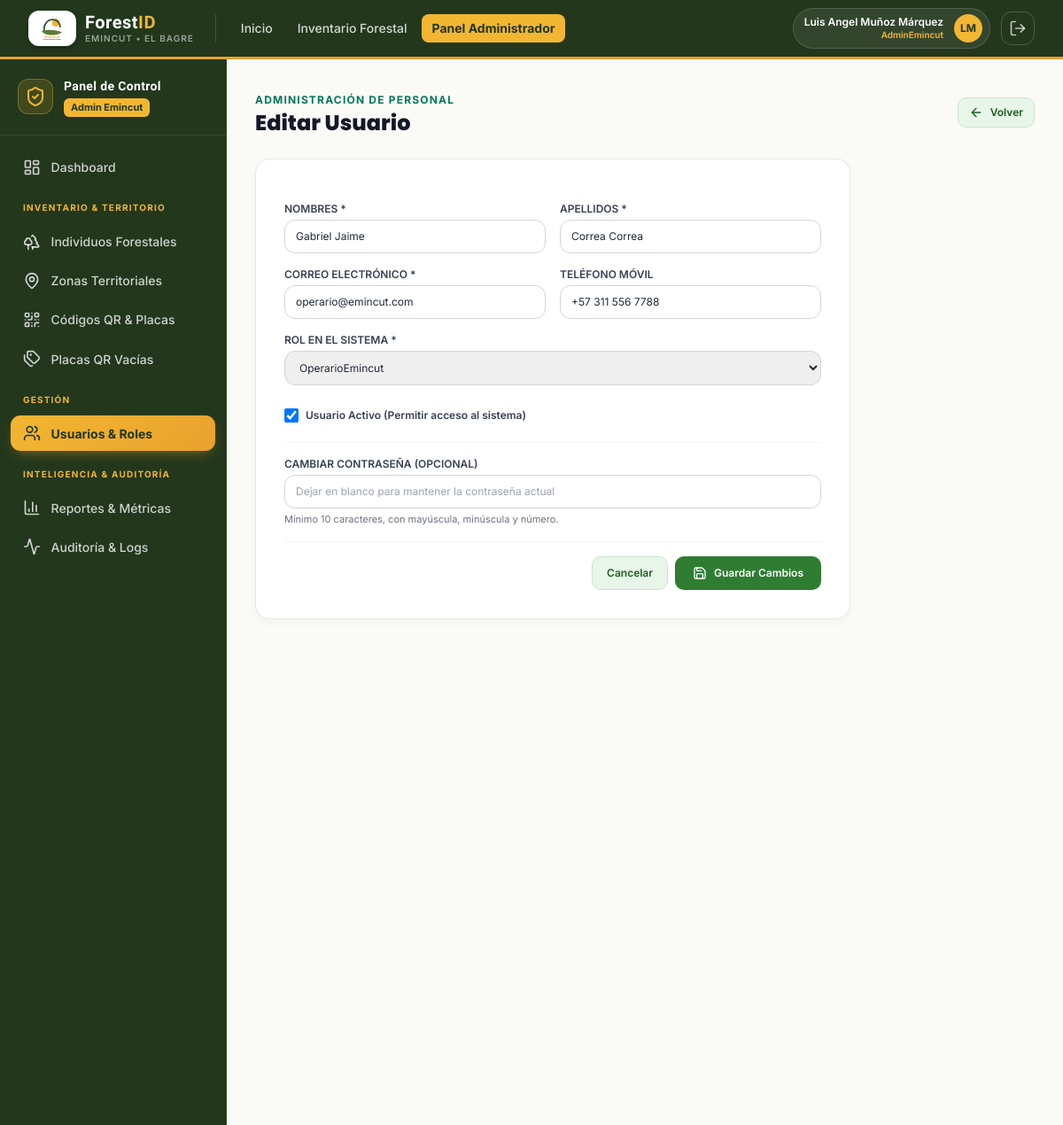
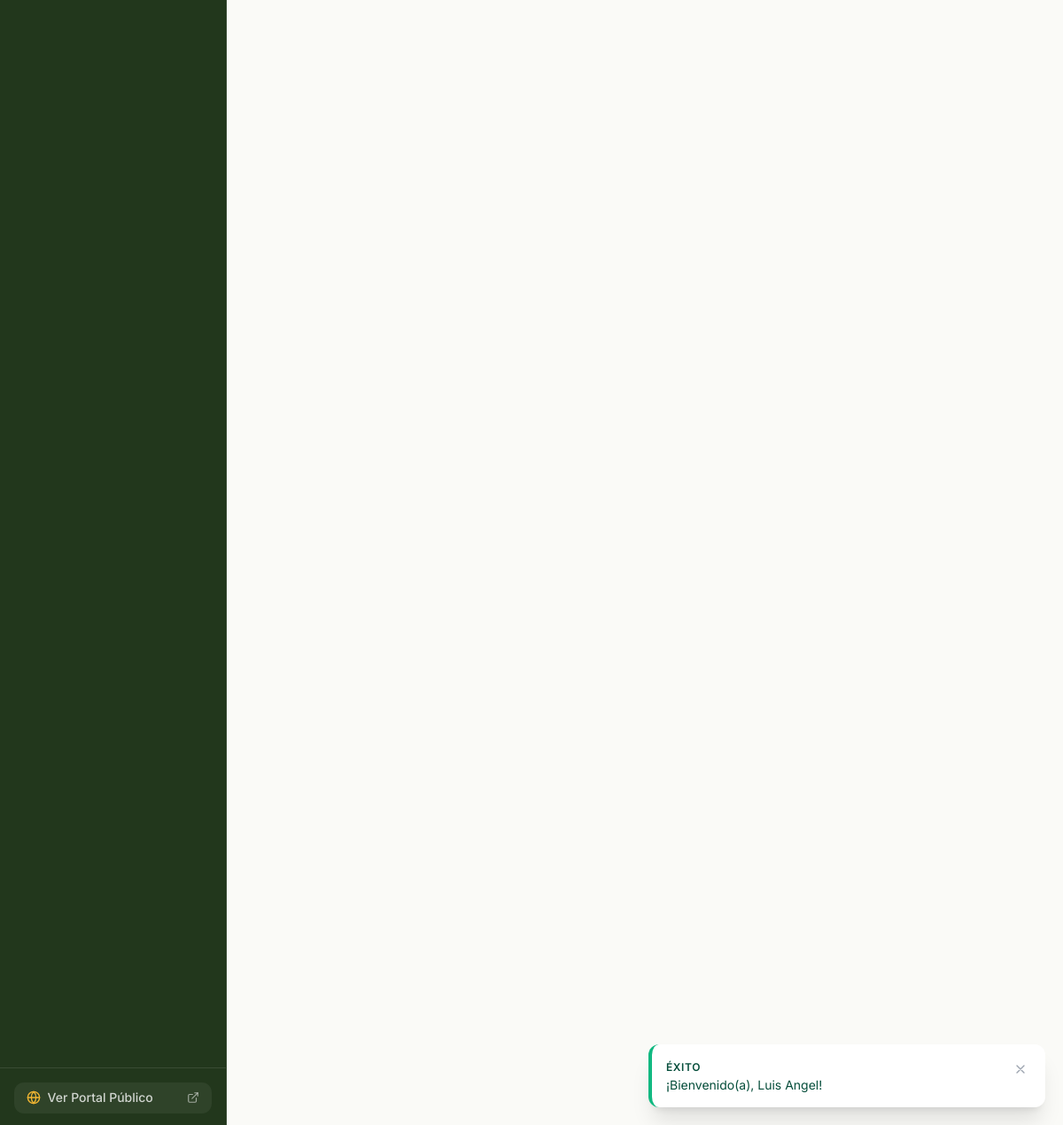
/admin/usuarios/editar.php?id=33333333-3333-3333-3333-333333333302 (signed in), run on the app's committed database (2 pictures, top to bottom).
### tables this page shows
CREATE TABLE `roles` (
    `id_rol` CHAR(36) NOT NULL DEFAULT (UUID()),
    `nombre_rol` VARCHAR(50) NOT NULL UNIQUE,
    `descripcion` VARCHAR(255) NULL,
    `fecha_creacion` DATETIME NOT NULL DEFAULT CURRENT_TIMESTAMP,
    PRIMARY KEY (`id_rol`)
);

CREATE TABLE `usuarios` (
    `id_usuario` CHAR(36) NOT NULL DEFAULT (UUID()),
    `id_rol` CHAR(36) NOT NULL,
    `nombres` VARCHAR(100) NOT NULL,
    `apellidos` VARCHAR(100) NOT NULL,
    `correo` VARCHAR(150) NOT NULL UNIQUE,
    `password_hash` VARCHAR(255) NOT NULL,
    `telefono` VARCHAR(20) NULL,
    `estado` TINYINT(1) NOT NULL DEFAULT 1 COMMENT '1: Activo, 0: Inactivo',
    `ultimo_acceso` DATETIME NULL,
    `fecha_creacion` DATETIME NOT NULL DEFAULT CURRENT_TIMESTAMP,
    PRIMARY KEY (`id_usuario`),
    CONSTRAINT `fk_usuarios_roles` FOREIGN KEY (`id_rol`) REFERENCES `roles` (`id_rol`) ON UPDATE CASCADE ON DELETE RESTRICT,
    INDEX `idx_usuarios_correo` (`correo`),
    INDEX `idx_usuarios_rol` (`id_rol`)
);

### includes/auth_check.php (called while the page is built, shortened)
<?php
require_once __DIR__ . '/funciones.php';
function esta_autenticado(): bool {
    $ahora  = time();
    $ultima = (int)($_SESSION['ultima_actividad'] ?? $ahora);
    return true;
}
function obtener_usuario_actual(): ?array {
    return $_SESSION['usuario'] ?? null;
}
function obtener_rol_actual(): ?string {
    return $_SESSION['usuario']['nombre_rol'] ?? null;
}
function es_admin(): bool {
    return obtener_rol_actual() === 'AdminEmincut';
}

### admin/usuarios/editar.php (the view, shortened to what this page needs)
<?php
require_once __DIR__ . '/../../includes/funciones.php';
require_once __DIR__ . '/../../includes/auth_check.php';
$id = $_GET['id'] ?? '';
$pdo = getDBConnection();
$stmt = $pdo->prepare("SELECT * FROM `usuarios` WHERE `id_usuario` = :id");
$stmt->execute([':id' => $id]);
$usuario = $stmt->fetch();
$roles = $pdo->query("SELECT id_rol, nombre_rol, descripcion FROM `roles` ORDER BY nombre_rol ASC")->fetchAll();
require_once __DIR__ . '/../../includes/header.php';
require_once __DIR__ . '/../../includes/navbar.php';
?>
<div class="flex-1 flex flex-col md:flex-row">
    <?php require_once __DIR__ . '/../../includes/sidebar_admin.php'; ?>
    <main class="flex-1 p-6 sm:p-8 space-y-6 overflow-y-auto">
        <div class="flex items-center justify-between">
            <div>
                <span class="text-xs font-bold text-emerald-700 uppercase tracking-widest">Administración de Personal</span>
                <h1 class="font-heading font-extrabold text-2xl text-gray-900">Editar Usuario</h1>
            </div>
            <a href="<?= BASE_URL ?>admin/usuarios/index.php" class="btn-forest-secondary text-xs py-2 px-3">
                <i data-lucide="arrow-left" class="w-4 h-4"></i> Volver
            </a>
        </div>
        <div class="forest-card p-6 sm:p-8 max-w-2xl">
            <form method="POST" action="editar.php?id=<?= urlencode($id) ?>" class="space-y-4">
                <div class="grid grid-cols-1 sm:grid-cols-2 gap-4">
                    <div>
                        <label for="nombres" class="block text-xs font-semibold text-gray-700 uppercase mb-1">Nombres *</label>
                        <input type="text" name="nombres" id="nombres" required value="<?= htmlspecialchars($usuario['nombres']) ?>" class="w-full py-2.5 px-3 border border-gray-300 rounded-xl text-xs focus:ring-2 focus:ring-emerald-600 outline-none">
                    </div>
                    <div>
                        <label for="apellidos" class="block text-xs font-semibold text-gray-700 uppercase mb-1">Apellidos *</label>
                        <input type="text" name="apellidos" id="apellidos" required value="<?= htmlspecialchars($usuario['apellidos']) ?>" class="w-full py-2.5 px-3 border border-gray-300 rounded-xl text-xs focus:ring-2 focus:ring-emerald-600 outline-none">
                    </div>
                </div>
                <div class="grid grid-cols-1 sm:grid-cols-2 gap-4">
                    <div>
                        <label for="correo" class="block text-xs font-semibold text-gray-700 uppercase mb-1">Correo Electrónico *</label>
                        <input type="email" name="correo" id="correo" required value="<?= htmlspecialchars($usuario['correo']) ?>" class="w-full py-2.5 px-3 border border-gray-300 rounded-xl text-xs focus:ring-2 focus:ring-emerald-600 outline-none">
                    </div>
                    <div>
                        <label for="telefono" class="block text-xs font-semibold text-gray-700 uppercase mb-1">Teléfono Móvil</label>
                        <input type="text" name="telefono" id="telefono" value="<?= htmlspecialchars($usuario['telefono'] ?? '') ?>" class="w-full py-2.5 px-3 border border-gray-300 rounded-xl text-xs focus:ring-2 focus:ring-emerald-600 outline-none">
                    </div>
                </div>
                <div>
                    <label for="id_rol" class="block text-xs font-semibold text-gray-700 uppercase mb-1">Rol en el Sistema *</label>
                    <select name="id_rol" id="id_rol" required class="w-full py-2.5 px-3 border border-gray-300 rounded-xl text-xs focus:ring-2 focus:ring-emerald-600 outline-none">
                        <?php foreach ($roles as $r): ?>
                            <option value="<?= $r['id_rol'] ?>" <?= ($usuario['id_rol'] === $r['id_rol']) ? 'selected' : '' ?>>
                                <?= htmlspecialchars($r['nombre_rol']) ?>
                            </option>
                        <?php endforeach; ?>
                    </select>
                </div>
                <div class="pt-2">
                    <label class="inline-flex items-center gap-2 cursor-pointer">
                        <input type="checkbox" name="estado" value="1" <?= ($usuario['estado'] == 1) ? 'checked' : '' ?> class="rounded text-emerald-600 focus:ring-emerald-500 w-4 h-4">
                        <span class="text-xs font-semibold text-gray-700">Usuario Activo (Permitir acceso al sistema)</span>
                    </label>
                </div>
                <div class="pt-4 border-t border-gray-100 space-y-1">
                    <label for="password_nueva" class="block text-xs font-semibold text-gray-700 uppercase">Cambiar Contraseña (Opcional)</label>
                    <input type="password" name="password_nueva" id="password_nueva" minlength="10" placeholder="Dejar en blanco para mantener la contraseña actual" class="w-full py-2.5 px-3 border border-gray-300 rounded-xl text-xs focus:ring-2 focus:ring-emerald-600 outline-none">
                    <p class="text-[11px] mt-1.5 text-gray-500">Mínimo 10 caracteres, con mayúscula, minúscula y número.</p>
                </div>
                <div class="pt-4 border-t border-gray-100 flex justify-end gap-2">
                    <a href="<?= BASE_URL ?>admin/usuarios/index.php" class="btn-forest-secondary text-xs py-2.5 px-4">Cancelar</a>
                    <button type="submit" class="btn-forest-primary text-xs py-2.5 px-5">
                        <i data-lucide="save" class="w-4 h-4"></i> Guardar Cambios
                    </button>
                </div>
            </form>
        </div>
    </main>
</div>
<?php require_once __DIR__ . '/../../includes/footer.php'; ?>

### includes/navbar.php (shortened to what this page needs)
<?php
require_once __DIR__ . '/auth_check.php';
$usuario_actual = obtener_usuario_actual();
$es_autenticado = esta_autenticado();
?>
<header class="emi-navbar sticky top-0 z-40">
    <div class="max-w-7xl mx-auto px-4 sm:px-6 lg:px-8">
        <div class="flex justify-between h-16 items-center">
            <div class="flex items-center gap-6">
                <a href="<?= BASE_URL ?>" class="flex items-center gap-2.5 group">
                    <span class="bg-white rounded-xl p-1.5 shadow-md shadow-black/20 group-hover:scale-105 transition-transform block w-[54px] h-[40px] flex items-center justify-center">
                        <img src="<?= BASE_URL ?>assets/img/logo_emincut_oficial.svg" alt="Emincut" class="w-full h-full object-contain">
                    </span>
                    <div class="flex flex-col">
                        <span class="emi-display font-bold text-xl tracking-wide text-white leading-tight">
                            Forest<span style="color:var(--emi-amarillo)">ID</span>
                        </span>
                        <span class="text-[10px] font-semibold uppercase tracking-widest -mt-0.5" style="color:rgba(255,255,255,.55)">
                            Emincut • El Bagre
                        </span>
                    </div>
                </a>
                <nav class="hidden md:flex items-center gap-1 pl-4 border-l" style="border-color:rgba(255,255,255,.15)">
                    <a href="<?= BASE_URL ?>publico/index.php" class="px-3 py-1.5 text-sm font-medium rounded-lg text-white/80 hover:text-white hover:bg-white/10 transition-colors">
                        Inicio
                    </a>
                    <a href="<?= BASE_URL ?>publico/buscar.php" class="px-3 py-1.5 text-sm font-medium rounded-lg text-white/80 hover:text-white hover:bg-white/10 transition-colors">
                        Inventario Forestal
                    </a>
                    <?php if ($es_autenticado && es_admin()): ?>
                        <a href="<?= BASE_URL ?>admin/dashboard.php" class="px-3 py-1.5 text-sm font-bold rounded-lg transition-colors" style="background:var(--emi-amarillo); color:var(--emi-verde-noche)">
                            Panel Administrador
                        </a>
                    <?php elseif ($es_autenticado && es_operario()): ?>
                        <a href="<?= BASE_URL ?>operario/dashboard.php" class="px-3 py-1.5 text-sm font-bold rounded-lg transition-colors" style="background:var(--emi-amarillo); color:var(--emi-verde-noche)">
                            Panel Operario
                        </a>
                    <?php endif; ?>
                </nav>
            </div>
            <div class="flex items-center gap-3">
                <?php if ($es_autenticado): ?>
                    <div class="hidden sm:flex items-center gap-3 pl-3 pr-2 py-1.5 rounded-full border" style="background:rgba(255,255,255,.08); border-color:rgba(255,255,255,.15)">
                        <div class="flex flex-col text-right">
                            <span class="text-xs font-semibold text-white leading-tight">
                                <?= htmlspecialchars($usuario_actual['nombres'] . ' ' . $usuario_actual['apellidos']) ?>
                            </span>
                            <span class="text-[10px] font-semibold" style="color:var(--emi-amarillo)">
                                <?= htmlspecialchars($usuario_actual['nombre_rol']) ?>
                            </span>
                        </div>
                        <div class="w-8 h-8 rounded-full flex items-center justify-center text-xs font-bold shadow-sm" style="background:var(--emi-amarillo); color:var(--emi-verde-noche)">
                            <?= htmlspecialchars(strtoupper(substr($usuario_actual['nombres'], 0, 1) . substr($usuario_actual['apellidos'], 0, 1))) ?>
                        </div>
                    </div>
                    <form method="POST" action="<?= BASE_URL ?>auth/logout.php" class="inline-flex">
                        <button type="submit" title="Cerrar Sesión" class="p-2 rounded-xl transition-colors border" style="color:rgba(255,255,255,.7); border-color:rgba(255,255,255,.2)">
                            <i data-lucide="log-out" class="w-5 h-5"></i>
                        </button>
                    </form>
                <?php endif; ?>
            </div>
        </div>
    </div>
</header>

### assets/css/custom.css (style rules this page uses)
:root { --color-primary-dark: #1B5E20; --color-primary: #2E7D32; --color-primary-light: #4CAF50; --color-surface-soft: #E8F5E9; --color-surface-bg: #FAFAF7; --color-earth: #6D4C41; --color-text-main: #1F2937; }
body { background-color: var(--color-surface-bg); color: var(--color-text-main); font-family: 'Inter', -apple-system, BlinkMacSystemFont, "Segoe UI", Roboto, sans-serif; -webkit-font-smoothing: antialiased; }
h1, h2, h3, h4, h5, h6, .font-heading { font-family: 'Poppins', 'Inter', sans-serif; }
.forest-card { background: #FFFFFF; border: 1px solid #E5E9E2; border-radius: 1rem; box-shadow: 0 4px 12px -2px rgba(27, 94, 32, 0.05); transition: all 0.2s cubic-bezier(0.4, 0, 0.2, 1); }
.btn-forest-primary { background-color: #2E7D32; color: #FFFFFF; font-weight: 600; padding: 0.625rem 1.25rem; border-radius: 0.625rem; display: inline-flex; align-items: center; justify-content: center; gap: 0.5rem; transition: all 0.15s ease-in-out; }
.btn-forest-secondary { background-color: #E8F5E9; color: #1B5E20; font-weight: 600; padding: 0.625rem 1.25rem; border-radius: 0.625rem; display: inline-flex; align-items: center; justify-content: center; gap: 0.5rem; border: 1px solid #C8E6C9; transition: all 0.15s ease-in-out; }

### assets/css/emincut.css (style rules this page uses)
:root { --emi-verde: #5B7C3A; --emi-verde-claro: #7A9B54; --emi-verde-suave: #EDF2E5; --emi-verde-oscuro: #35502B; --emi-verde-noche: #22371C; --emi-ambar: #E9A22E; --emi-amarillo: #F2B632; --emi-amarillo-suave:#FBEFD4; --emi-blanco: #FFFFFF; --emi-hueso: #FBFAF6; --emi-tinta: #23291F; --emi-tinta-suave: #5C6455; }
.emi-display { font-family: 'Chakra Petch', 'Trebuchet MS', sans-serif; }
.emi-navbar { background-color: var(--emi-verde-noche); border-bottom: 3px solid var(--emi-ambar); }

### data on the page
roles: nombre_rol "AdminEmincut"
usuarios: nombres "Gabriel Jaime", apellidos "Correa Correa", correo "operario@emincut.com", telefono "+57 311 556 7788", id_rol "OperarioEmincut", estado "☑"

### other printed values
$cfg['badge'] "ÉXITO"
$mensaje "¡Bienvenido(a), Luis Angel!"
$usuario_actual['nombres'] . ' ' . $usuario_actual['apellidos'] "Luis Angel Muñoz Márquez"
